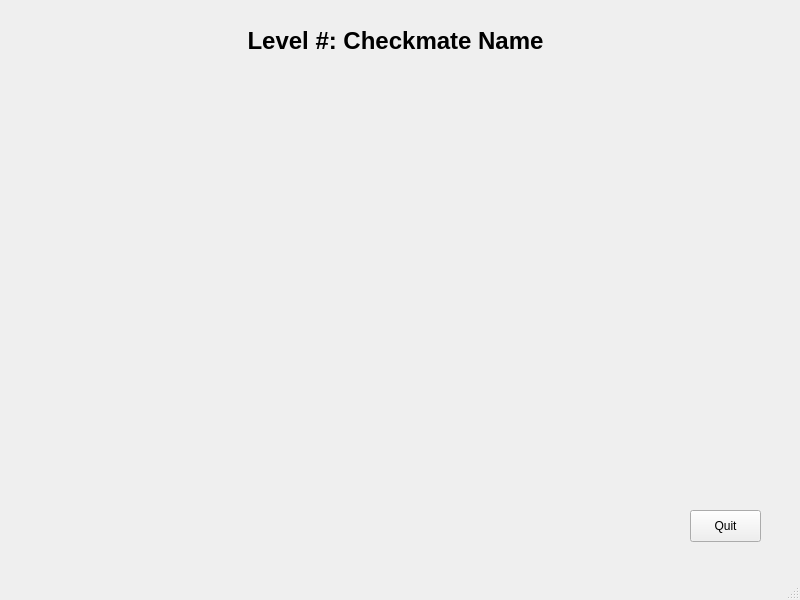
<?xml version="1.0" encoding="UTF-8"?>
<ui version="4.0">
 <class>MainWindow</class>
 <widget class="QMainWindow" name="MainWindow">
  <property name="geometry">
   <rect>
    <x>0</x>
    <y>0</y>
    <width>800</width>
    <height>600</height>
   </rect>
  </property>
  <property name="windowTitle">
   <string>Level 1</string>
  </property>
  <property name="windowIcon">
   <iconset resource="Resources.qrc">
    <normaloff>:/Images/KingW.png</normaloff>:/Images/KingW.png</iconset>
  </property>
  <property name="iconSize">
   <size>
    <width>24</width>
    <height>24</height>
   </size>
  </property>
  <widget class="QWidget" name="centralwidget">
   <widget class="QWidget" name="chessBoardContainer" native="true">
    <property name="geometry">
     <rect>
      <x>170</x>
      <y>80</y>
      <width>450</width>
      <height>450</height>
     </rect>
    </property>
   </widget>
   <widget class="QPushButton" name="QuitButton">
    <property name="geometry">
     <rect>
      <x>690</x>
      <y>510</y>
      <width>71</width>
      <height>32</height>
     </rect>
    </property>
    <property name="text">
     <string>Quit</string>
    </property>
    <property name="icon">
     <iconset theme="QIcon::ThemeIcon::ApplicationExit"/>
    </property>
    <property name="iconSize">
     <size>
      <width>19</width>
      <height>10</height>
     </size>
    </property>
   </widget>
   <widget class="QLabel" name="label">
    <property name="geometry">
     <rect>
      <x>130</x>
      <y>20</y>
      <width>531</width>
      <height>41</height>
     </rect>
    </property>
    <property name="font">
     <font>
      <pointsize>18</pointsize>
      <bold>true</bold>
     </font>
    </property>
    <property name="text">
     <string>Level #: Checkmate Name</string>
    </property>
    <property name="alignment">
     <set>Qt::AlignmentFlag::AlignCenter</set>
    </property>
   </widget>
  </widget>
  <widget class="QMenuBar" name="menubar">
   <property name="geometry">
    <rect>
     <x>0</x>
     <y>0</y>
     <width>800</width>
     <height>21</height>
    </rect>
   </property>
  </widget>
  <widget class="QStatusBar" name="statusbar"/>
 </widget>
 <resources>
  <include location="Resources.qrc"/>
 </resources>
 <connections/>
</ui>
